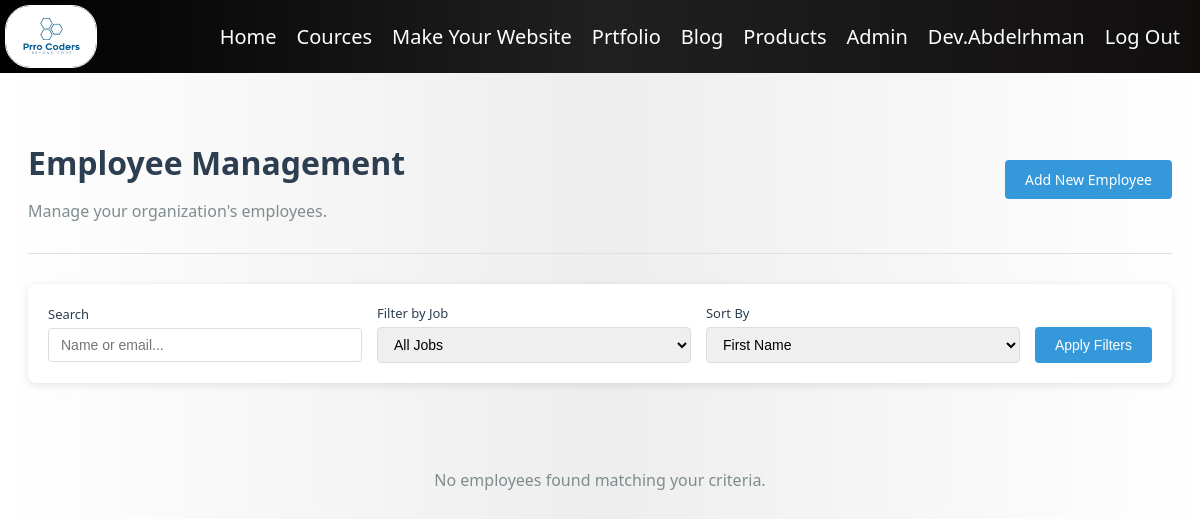
The app's page /adminPanal/employees/ (signed in), older data.
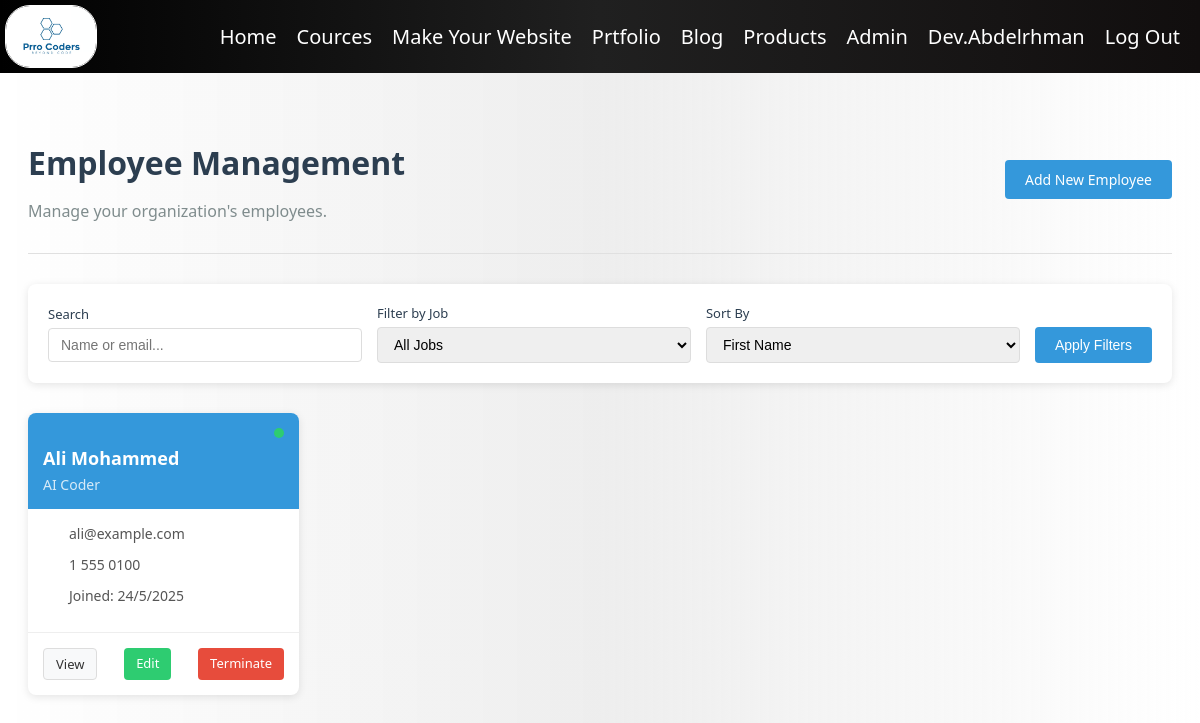
The same page, newer data.
### adminPanal/models.py (models this page shows, shortened)
class Employee(models.Model):
    First_name = models.CharField(max_length=255)
    Last_name = models.CharField(max_length=255)
    user_name = models.CharField(max_length=255)
    password = models.CharField(max_length=255)
    salary = models.CharField(max_length=30)
    about = models.CharField(max_length=99999)
    email = models.CharField(max_length=600)#
    number = models.CharField(max_length=30)#
    job = models.CharField(max_length=255)
    cv = models.FileField()
    prto = models.CharField(max_length=255)
    Eyear = models.IntegerField()
    Emonth = models.IntegerField()
    Eday = models.IntegerField()
    Syear = models.IntegerField()
    Smonth = models.IntegerField()
    Sday = models.IntegerField()
    active = models.BooleanField(default=True)

### adminPanal/views.py (the view)
# urls.py: path('employees/', views.employees_list, name='employees_list'),
def employees_list(request):
    employees = Employee.objects.filter(active=True)
    search_query = request.GET.get('search', '')
    job_filter = request.GET.get('job', '')
    sort_by = request.GET.get('sort', 'First_name')
    if search_query:
        employees = employees.filter(
            Q(First_name__icontains=search_query) |
            Q(Last_name__icontains=search_query) |
            Q(email__icontains=search_query)
        )
    if job_filter:
        employees = employees.filter(job=job_filter)
    employees = employees.order_by(sort_by)
    jobs = Jobs.objects.all()
    context = {
        'employees': employees,
        'jobs': jobs,
        'search_query': search_query,
        'job_filter': job_filter,
        'sort_by': sort_by
    }
    return render(request, 'adminPanal/employees_list.html', context)

### templates/adminPanal/employees_list.html (shortened to what this page needs)
{% extends 'layout.html' %}
{% block body %}
{% load static %}
<div class="admin-container">
    {% if user.is_superuser %}
        <div class="admin-header">
            <div>
                <h1>Employee Management</h1>
                <p>Manage your organization's employees.</p>
            </div>
            <a href="{% url 'addEmployee' %}" class="btn-primary">Add New Employee</a>
        </div>
        <div class="filter-section">
            <form class="filter-form" method="GET">
                <div class="filter-group">
                    <label for="search">Search</label>
                    <input type="text" id="search" name="search" class="filter-input" placeholder="Name or email..." value="{{ search_query }}">
                </div>
                <div class="filter-group">
                    <label for="job">Filter by Job</label>
                    <select id="job" name="job" class="filter-input">
                        <option value="">All Jobs</option>
                    </select>
                </div>
                <div class="filter-group">
                    <label for="sort">Sort By</label>
                    <select id="sort" name="sort" class="filter-input">
                        <option value="First_name" {% if sort_by == 'First_name' %}selected{% endif %}>First Name</option>
                    </select>
                </div>
                <button type="submit" class="btn-primary filter-button">Apply Filters</button>
            </form>
        </div>
        <div class="employees-grid">
            {% if employees %}
                {% for employee in employees %}
                    <div class="employee-card">
                        <div class="employee-header">
                            <div class="employee-status"></div>
                            <h3 class="employee-name">{{ employee.First_name }} {{ employee.Last_name }}</h3>
                            <div class="employee-job">{{ employee.job }}</div>
                        </div>
                        <div class="employee-content">
                            <div class="employee-detail">
                                <span>{{ employee.email }}</span>
                            </div>
                            <div class="employee-detail">
                                <span>{{ employee.number }}</span>
                            </div>
                            <div class="employee-detail">
                                <span>Joined: {{ employee.Sday }}/{{ employee.Smonth }}/{{ employee.Syear }}</span>
                            </div>
                        </div>
                        <div class="employee-footer">
                            <a href="{% url 'employee_detail' employee.id %}" class="employee-action view-action">View</a>
                            <a href="{% url 'editEmployee' employee.id %}" class="employee-action edit-action">Edit</a>
                            <a href="{% url 'terminateEmployee' employee.id %}" class="employee-action terminate-action">Terminate</a>
                        </div>
                    </div>
                {% endfor %}
            {% else %}
                <div class="no-results">
                    <p>No employees found matching your criteria.</p>
                </div>
            {% endif %}
        </div>
    {% endif %}
</div>
{% endblock %}

Row changes from the older to the newer data that the page shows:
added Employee: First_name "Ali", Last_name "Mohammed", job "AI Coder", email "ali@example.com", number "1 555 0100", Sday "24", Smonth "5", Syear "2025"
Text that changed along with them:
text no longer shown: "No employees found matching your criteria."
